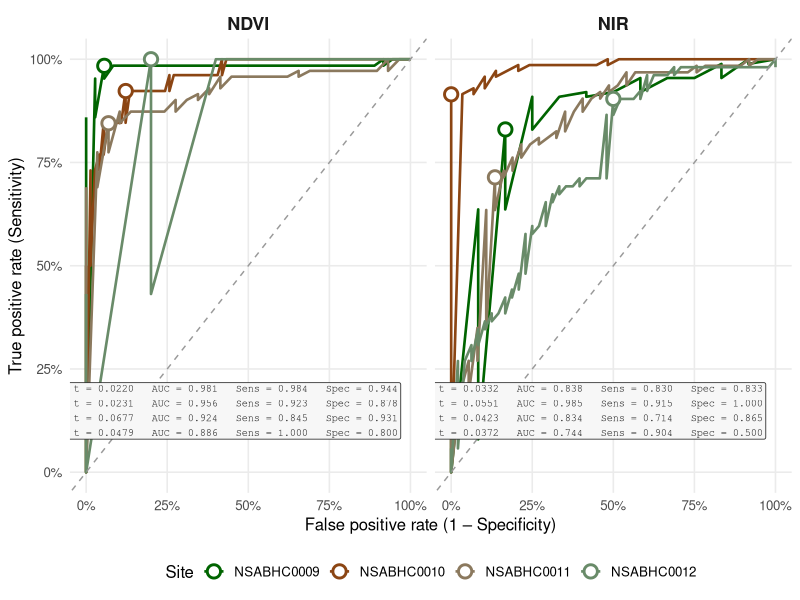
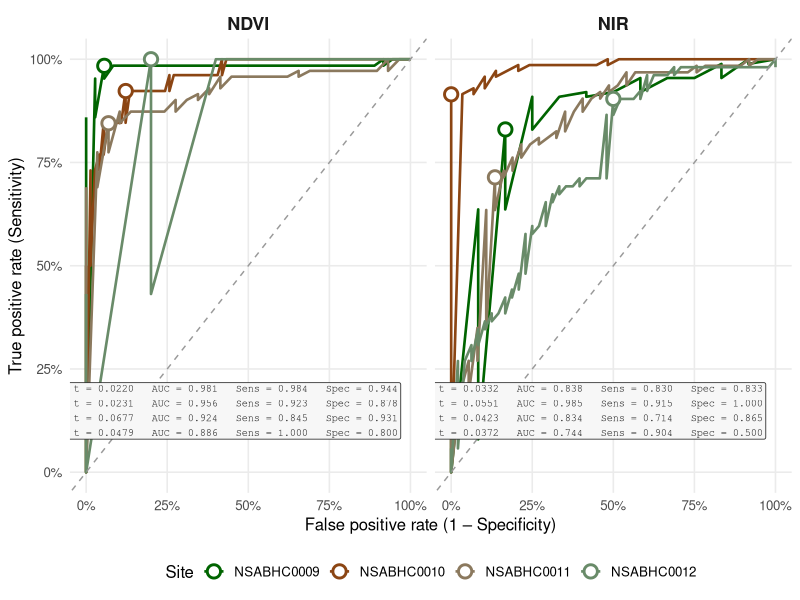
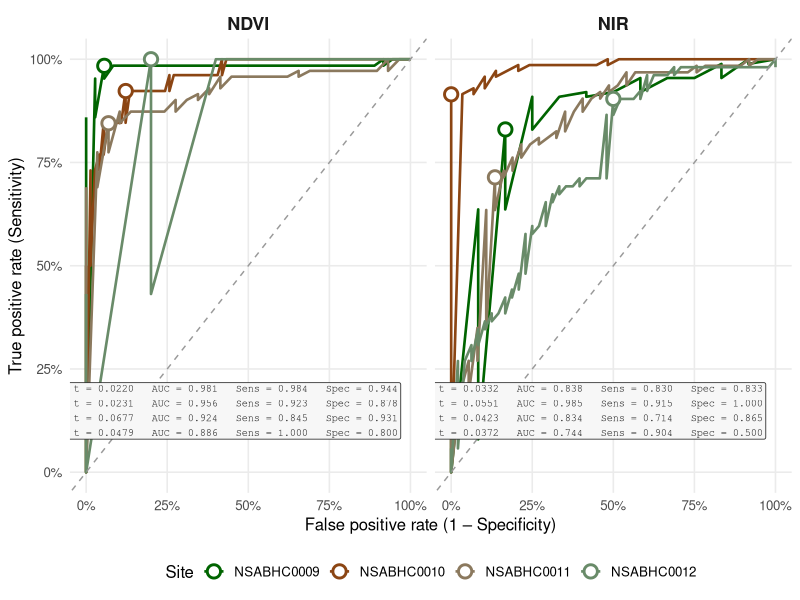

These figures' R source, in order:
# ROC-based threshold selection for NDVI and NIR masking
#
# Fits ROC curves (Youden index) to visually classified training points to find
# the optimal pixel-value threshold for separating vegetation from bare ground
# (NDVI) and non-shadow from shadow (NIR). These thresholds were then passed to
# create_masked_raster() (funx.R) to produce the masked rasters archived on
# Zenodo (10.5281/zenodo.17089161).
#
# Run from the project root:
#   Rscript preprocessing/02_roc_thresholds.R
#
# Inputs (tracked in this repo):
#   data/ndvi_reference_point_values.csv  — 100 pts/site, classes: veg | non-veg
#   data/nir_reference_point_values.csv   — 100 pts/site, classes: shadow | non-shadow
#
# Outputs:
#   data_out/ndvi_thresholds_2024.csv     — optimal threshold + diagnostics per site
#   data_out/nir_thresholds.csv
#   maps_graphs/roc_curves.png            — ROC curves for all sites x both metrics
#
# Expected thresholds (from original analysis):
#   NDVI: NSABHC0009 = 0.02198, NSABHC0010 = 0.02310, NSABHC0011 = 0.06775, NSABHC0012 = 0.04794
#   NIR:  NSABHC0009 = 0.03323, NSABHC0010 = 0.05510, NSABHC0011 = 0.04225, NSABHC0012 = 0.03722

library(pROC)
library(tidyverse)

if (!dir.exists("data_out"))    dir.create("data_out")
if (!dir.exists("maps_graphs")) dir.create("maps_graphs")

ndvi_pts <- read_csv("data/ndvi_reference_point_values.csv", show_col_types = FALSE)
nir_pts  <- read_csv("data/nir_reference_point_values.csv",  show_col_types = FALSE)


# =============================================================================
# Core function: ROC analysis for one metric across all sites
# =============================================================================
# positive_class: the class coded as 1 (target of detection)
# Returns a list with one element per site, each containing:
#   threshold, auc, sensitivity, specificity, n_pos, n_neg, roc object

run_roc_analysis <- function(df, value_col, class_col, positive_class,
                             site_col = "site") {
  lapply(unique(df[[site_col]]), function(s) {
    d <- df[df[[site_col]] == s, ]
    binary <- as.integer(d[[class_col]] == positive_class)

    roc_obj  <- roc(binary, d[[value_col]], quiet = TRUE, direction = "<")
    best     <- coords(roc_obj, "best",
                       ret = c("threshold", "sensitivity", "specificity"),
                       best.method = "youden")

    # coords() can return multiple rows if several thresholds tie — take the first
    best <- best[1, ]

    list(
      site        = s,
      roc         = roc_obj,
      threshold   = best$threshold,
      auc         = as.numeric(auc(roc_obj)),
      auc_ci      = as.numeric(ci.auc(roc_obj)),   # lower, AUC, upper (DeLong 95% CI)
      sensitivity = best$sensitivity,
      specificity = best$specificity,
      n_pos       = sum(binary == 1),
      n_neg       = sum(binary == 0)
    )
  }) |> setNames(unique(df[[site_col]]))
}


# =============================================================================
# Run analyses
# =============================================================================

ndvi_roc <- run_roc_analysis(ndvi_pts,
                             value_col      = "ndvi",
                             class_col      = "class",
                             positive_class = "veg")

nir_roc  <- run_roc_analysis(nir_pts,
                             value_col      = "nir",
                             class_col      = "class",
                             positive_class = "non-shadow")


# =============================================================================
# Extract summary tables
# =============================================================================

summarise_roc <- function(roc_list, value_label) {
  map_dfr(roc_list, function(x) {
    tibble(
      site          = x$site,
      metric        = value_label,
      threshold     = round(x$threshold,   6),
      auc           = round(x$auc,         4),
      auc_ci_lower  = round(x$auc_ci[1],   4),
      auc_ci_upper  = round(x$auc_ci[3],   4),
      sensitivity   = round(x$sensitivity, 3),
      specificity   = round(x$specificity, 3),
      n_veg_pos     = x$n_pos,
      n_nonveg_neg  = x$n_neg
    )
  })
}

ndvi_summary <- summarise_roc(ndvi_roc, "NDVI")
nir_summary  <- summarise_roc(nir_roc,  "NIR")

write_csv(ndvi_summary, "data_out/ndvi_thresholds_2024.csv")
write_csv(nir_summary,  "data_out/nir_thresholds.csv")

cat("=== NDVI thresholds (2024) ===\n")
print(ndvi_summary, width = 120)
cat("\n=== NIR thresholds ===\n")
print(nir_summary, width = 120)


# =============================================================================
# ROC curve plots
# =============================================================================

roc_plot_data <- function(roc_list, metric_label) {
  map_dfr(roc_list, function(x) {
    tibble(
      site        = x$site,
      metric      = metric_label,
      specificity = x$roc$specificities,
      sensitivity = x$roc$sensitivities
    )
  })
}

optimal_points <- function(summary_tbl) {
  summary_tbl %>%
    transmute(site, metric,
              x = 1 - specificity,
              y = sensitivity)
}

# One annotation block per facet, placed in the lower-right empty space.
# Each row is one site; columns are tab-aligned with sprintf padding.
panel_annotations <- bind_rows(ndvi_summary, nir_summary) %>%
  arrange(metric, site) %>%
  group_by(metric) %>%
  summarise(
    label = paste(
      sprintf("%-12s  t = %.4f   AUC = %.3f   Sens = %.3f   Spec = %.3f",
              site, threshold, auc, sensitivity, specificity),
      collapse = "\n"
    ),
    .groups = "drop"
  )

site_colours <- c(
  NSABHC0009 = "darkgreen",
  NSABHC0010 = "saddlebrown",
  NSABHC0011 = "navajowhite4",
  NSABHC0012 = "darkseagreen4"
)

plot_df <- bind_rows(
  roc_plot_data(ndvi_roc, "NDVI"),
  roc_plot_data(nir_roc,  "NIR")
)

opt_df <- bind_rows(
  optimal_points(ndvi_summary),
  optimal_points(nir_summary)
)

roc_plot <- ggplot(plot_df,
                   aes(x = 1 - specificity, y = sensitivity, colour = site)) +
  geom_line(linewidth = 0.9) +
  geom_abline(slope = 1, intercept = 0, linetype = "dashed", colour = "grey60") +
  geom_point(data = opt_df, aes(x = x, y = y, colour = site),
             size = 3.5, shape = 21, fill = "white", stroke = 1.5) +
  geom_label(data = panel_annotations,
             aes(x = 0.97, y = 0.08, label = label),
             hjust = 1, vjust = 0, size = 2.6,
             inherit.aes = FALSE,
             label.size = 0.3, fill = "grey97", colour = "grey20",
             family = "mono") +
  facet_wrap(~ metric, nrow = 1) +
  scale_colour_manual(values = site_colours, name = "Site") +
  scale_x_continuous(limits = c(0, 1), labels = scales::percent_format()) +
  scale_y_continuous(limits = c(0, 1), labels = scales::percent_format()) +
  labs(x = "False positive rate (1 – Specificity)",
       y = "True positive rate (Sensitivity)") +
  theme_minimal(base_size = 12) +
  theme(
    panel.grid.minor  = element_blank(),
    strip.text        = element_text(face = "bold", size = 13),
    legend.position   = "bottom",
    plot.background   = element_rect(fill = "white", colour = "white")
  )

roc_plot

ggsave("maps_graphs/roc_curves.png",   roc_plot, width = 12, height = 6, dpi = 300)
ggsave("preprocessing/roc_curves.png", roc_plot, width = 12, height = 6, dpi = 120)
